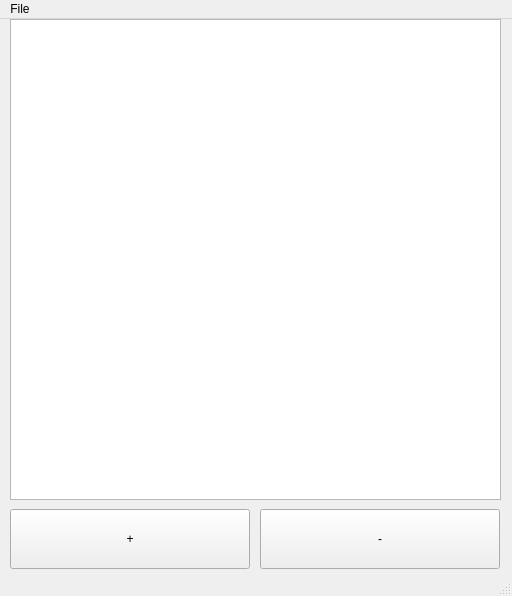
<?xml version="1.0" encoding="UTF-8"?>
<ui version="4.0">
 <class>MainWindow</class>
 <widget class="QMainWindow" name="MainWindow">
  <property name="geometry">
   <rect>
    <x>0</x>
    <y>0</y>
    <width>512</width>
    <height>596</height>
   </rect>
  </property>
  <property name="windowTitle">
   <string>MainWindow</string>
  </property>
  <widget class="QWidget" name="centralwidget">
   <widget class="QListView" name="listView">
    <property name="geometry">
     <rect>
      <x>10</x>
      <y>0</y>
      <width>491</width>
      <height>481</height>
     </rect>
    </property>
   </widget>
   <widget class="QPushButton" name="addButton">
    <property name="geometry">
     <rect>
      <x>10</x>
      <y>490</y>
      <width>240</width>
      <height>60</height>
     </rect>
    </property>
    <property name="text">
     <string>+</string>
    </property>
   </widget>
   <widget class="QPushButton" name="removeButton">
    <property name="geometry">
     <rect>
      <x>260</x>
      <y>490</y>
      <width>240</width>
      <height>60</height>
     </rect>
    </property>
    <property name="text">
     <string>-</string>
    </property>
   </widget>
  </widget>
  <widget class="QMenuBar" name="menubar">
   <property name="geometry">
    <rect>
     <x>0</x>
     <y>0</y>
     <width>512</width>
     <height>22</height>
    </rect>
   </property>
   <widget class="QMenu" name="menuFile">
    <property name="title">
     <string>File</string>
    </property>
    <addaction name="actionLoad"/>
    <addaction name="actionSave"/>
   </widget>
   <addaction name="menuFile"/>
  </widget>
  <widget class="QStatusBar" name="statusbar"/>
  <action name="actionLoad">
   <property name="text">
    <string>Load</string>
   </property>
  </action>
  <action name="actionSave">
   <property name="text">
    <string>Save</string>
   </property>
  </action>
 </widget>
 <resources/>
 <connections/>
</ui>
